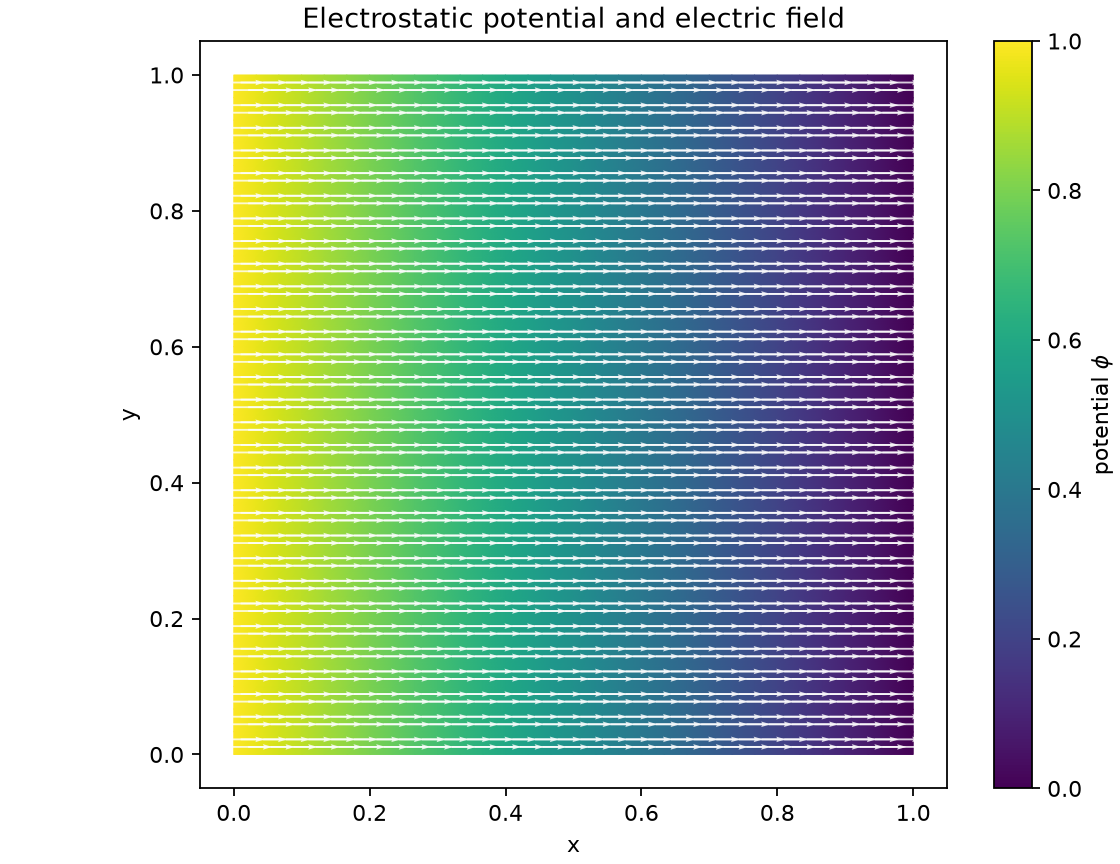

Python code for this plot:
"""Solve and plot a two-dimensional electrostatic capacitor problem."""

from __future__ import annotations

import argparse
from pathlib import Path

import matplotlib

matplotlib.use("Agg")
import matplotlib.pyplot as plt
import matplotlib.tri as mtri
import numpy as np
from scipy.sparse.linalg import spsolve

import skfemntv
from skfemntv.helpers import ddot, grad


@skfemntv.BilinearForm
def electrostatic_laplace(u, v, w):
    """Unit-permittivity Laplace operator for the electric potential."""
    return ddot(grad(u), grad(v))


def solve_capacitor(axis: np.ndarray) -> tuple[skfemntv.MeshTri, object, np.ndarray]:
    mesh = skfemntv.MeshTri.init_tensor(axis, axis)
    basis = skfemntv.Basis(
        mesh,
        skfemntv.ElementVector(skfemntv.ElementTriP1(), dim=1),
        intorder=3,
    )
    stiffness = skfemntv.asm(electrostatic_laplace, basis)
    left = basis.get_dofs(nodes=lambda x: np.isclose(x[0], 0.0)).all()
    right = basis.get_dofs(nodes=lambda x: np.isclose(x[0], 1.0)).all()
    boundary = np.unique(np.concatenate((left, right)))
    free = np.setdiff1d(np.arange(basis.N), boundary)
    boundary_values = np.zeros(basis.N)
    boundary_values[left] = 1.0
    rhs = np.zeros(basis.N)
    rhs[free] = -stiffness[free][:, boundary] @ boundary_values[boundary]
    potential = boundary_values.copy()
    potential[free] = spsolve(stiffness[free][:, free], rhs[free])
    return mesh, basis, potential


def main() -> None:
    parser = argparse.ArgumentParser()
    parser.add_argument(
        "--output",
        type=Path,
        default=Path(__file__).with_name("electrostatic_potential.png"),
    )
    args = parser.parse_args()

    axis = np.linspace(0.0, 1.0, 31)
    mesh, basis, potential = solve_capacitor(axis)
    field = basis.interpolate(potential).grad
    element_centers = mesh.p[:, mesh.t].mean(axis=1)
    electric_field = -field.mean(axis=2)

    triangulation = mtri.Triangulation(mesh.p[0], mesh.p[1], mesh.t.T)
    figure, axes = plt.subplots(figsize=(7.0, 5.4), constrained_layout=True)
    plot = axes.tripcolor(
        triangulation,
        potential,
        shading="gouraud",
        cmap="viridis",
    )
    axes.quiver(
        element_centers[0],
        element_centers[1],
        electric_field[0],
        electric_field[1],
        color="white",
        alpha=0.8,
        pivot="mid",
        scale=16.0,
        width=0.0025,
    )
    axes.set(
        aspect="equal",
        xlabel="x",
        ylabel="y",
        title="Electrostatic potential and electric field",
    )
    figure.colorbar(plot, ax=axes, label="potential $\\phi$")
    args.output.parent.mkdir(parents=True, exist_ok=True)
    figure.savefig(args.output, dpi=160)
    print(f"saved {args.output}")


if __name__ == "__main__":
    main()
